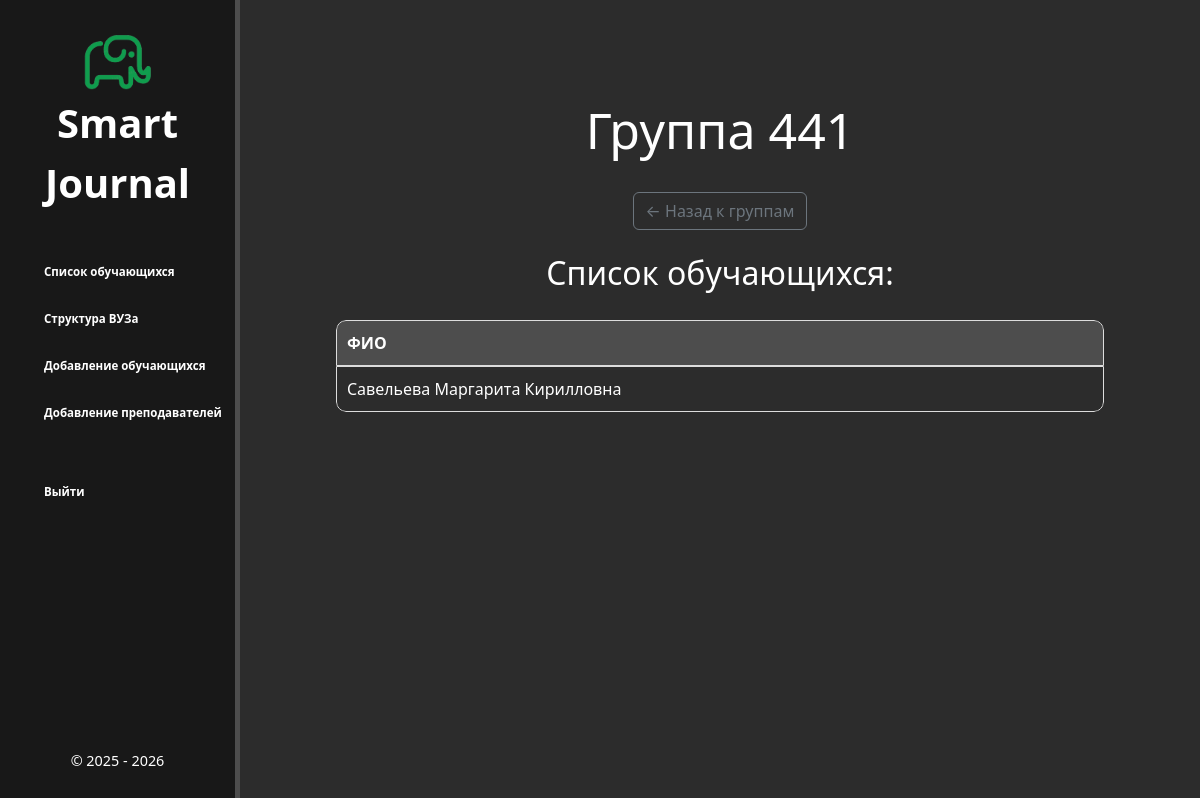
The app's page /database/groups/5/, older data.
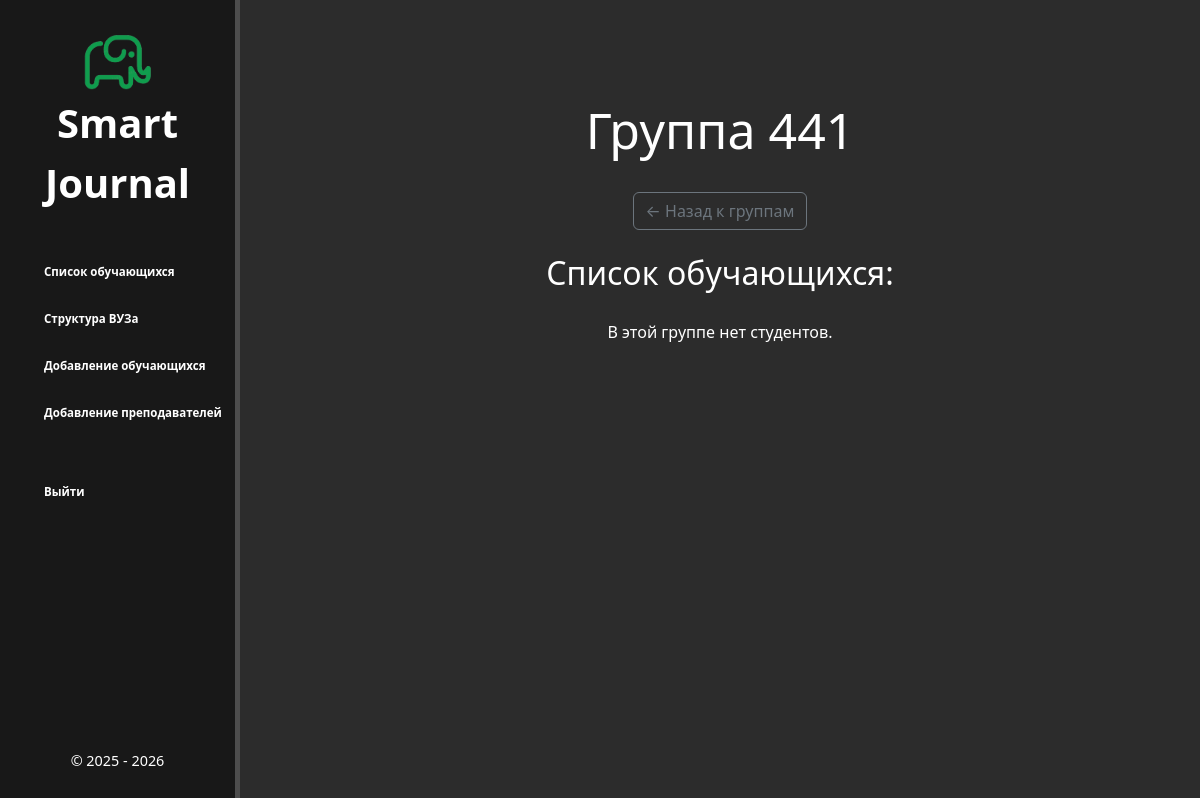
The same page, newer data.
### database/models.py (models this page shows, shortened)
class Students(models.Model):
    GENDER_CHOICES = [
        ('Мужской', 'Мужской'),
        ('Женский', 'Женский'),
    ]
    last_name = models.CharField('Фамилия', max_length=50)
    first_name = models.CharField('Имя', max_length=25)
    father_name = models.CharField('Отчество', max_length=50, blank=True)
    birth_date = models.DateField('Дата рождения')
    gender = models.CharField('Пол', max_length=10, choices=GENDER_CHOICES)
    phone_number = models.CharField('Телефон', max_length=20, blank=True)
    group = models.ForeignKey(Groups, on_delete=models.CASCADE, verbose_name='Группа')
    role = models.CharField('Роль', max_length=20, default='Студент', editable=False, blank=False, null=False)
    user_id = models.OneToOneField(User, on_delete=models.CASCADE, null=True) # Связь с USER
    photo = models.ImageField('Фотография', upload_to='photos', blank=True)
    class Meta:
        verbose_name = 'Студент'
        verbose_name_plural = 'Студенты'

### database/views.py (the view)
# urls.py: path('groups/<int:pk>/', views.group_detail, name='group-detail'),
def group_detail(request, pk):
    group = get_object_or_404(Groups, id=pk)
    students = Students.objects.filter(group=group)
    return render(request, 'database/group_detail.html', {
        'group': group,
        'students': students
    })

### database/templates/database/group_detail.html
{% extends 'database/layout.html' %}
{% block content %}
    <div class="features">
        <h1>Группа {{ group.number }}</h1>
        <br>
        <button class="btn btn-outline-secondary" onclick="window.location.href='{% url 'faculties-detail' group.specialty_name.department_name.faculty_name.id %}'">← Назад к группам</button>
        <br>
        <h2>Список обучающихся:</h2>
        {% if students %}
        <table class="styled-table">
        <thead>
            <tr>
                <th>ФИО</th>
            </tr>
        </thead>
        <tbody>
            {% for student in students %}
                <tr>
                    <td><a href="{% url 'students-detail' student.id %}">{{ student.last_name }} {{ student.first_name }}
                        {{ student.father_name|default_if_none:"" }}</a></td>
                </tr>
            {% endfor %}
        </tbody>
    </table>
    {% else %}
        <p>В этой группе нет студентов.</p>
    {% endif %}
    </div>
{% endblock %}

Row changes from the older to the newer data that the page shows:
no longer on this page (row edited): Students: last_name "Савельева", first_name "Маргарита", father_name "Кирилловна"
Text that changed along with them:
text no longer shown: "ФИО"
text now shown: "В этой группе нет студентов."
